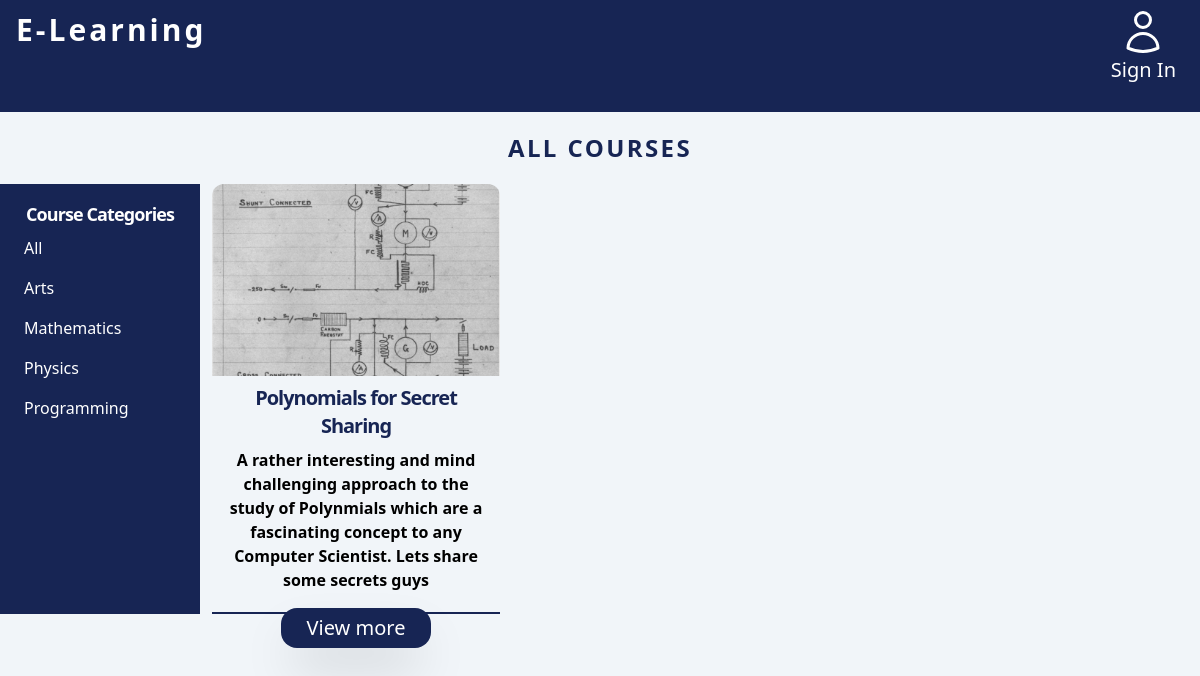
The page /learn/ on the database its author committed.
### courses/models.py (models this page shows, shortened)
class Subject(models.Model):
    title = models.CharField(max_length=200)
    slug = models.SlugField(max_length=200, unique=True)
    class Meta:
        ordering = ['title']

class Course(models.Model):
    owner = models.ForeignKey(User,
                            related_name='courses_created',
                            on_delete=models.CASCADE)
    subject = models.ForeignKey(Subject,
                                related_name='courses',
                                on_delete=models.CASCADE)
    students = models.ManyToManyField(User, related_name='courses_joined', blank=True)
    title = models.CharField(max_length=200)
    slug = models.SlugField(max_length=200, unique=True)
    overview = models.TextField()
    created = models.DateTimeField(auto_now_add=True)
    image = models.FileField(upload_to='images', default='default.jpeg')
    class Meta:
        ordering = ['-created']

### courses/views.py (the view)
# urls.py: path('learn/', homepage, name='course_list'),
def homepage(request):
    courses = Course.objects.all()
    subjects = Subject.objects.all()
    return render(request=request, template_name='courses/course/list.html', context={'courses':courses, 'subjects':subjects})

### courses/templates/courses/course/list.html (shortened to what this page needs)
{% extends "base.html" %}
{% block content %}
  <h1>
    {% if subject %}
      <div class="text-2xl leading-10 tracking-widest uppercase w-full text-center mb-4 text-blue-950 font-extrabold">
        {{ subject.title }} COURSES
      </div>
    {% else %}
    <div class="text-2xl leading-10 tracking-widest uppercase w-full text-center mb-4 text-blue-950 font-extrabold">
      ALL COURSES
    </div>
    {% endif %}
  </h1>
  <div class="flex">
    <div class="bg-blue-950 md:w-1/6 p-4 hidden lg:block md:block">
        <p class="text-lg tracking-tighter font-bold text-white w-full text-center">Course Categories</p>
        <div class="flex flex-col">
          <a href="{% url "course_list" %}" class="text-white w-full p-2 hover:bg-blue-900" {% if not subject %}class="selected"{% endif %}>All</a>
          {% for s in subjects %}
            <a href="{% url "course_list_subject" s.slug %}" class="p-2 text-white hover:bg-blue-900" {% if subject == s %}class="selected"{% endif %}>
              {{ s.title }}
            </a>
          {% endfor %}
        </div>
    </div>
    <div class="md:grid lg:grid-cols-3 md:grid-cols-2 md:gap-4 flex flex-col items-center px-3 md:w-5/6 w-full">
      {% if courses %}
      {% for course in courses %}
      {% with subject=course.subject %}
      <div class="w-72 h-[430px] bg-slate-100 border-b-2 border-blue-950 hover:shadow-2xl mb-6 md:mb-0">
        <div class="aspect-w-3 aspect-h-2">
            <div style="background-image: url({{ course.image.url }});" class="bg-cover bg-center rounded-t-xl"></div>
        </div>
        <div class="w-full p-2 flex flex-col items-center">
            <div class="text-xl font-bold text-blue-950 tracking-tighter text-center">{{ course.title }}</div>
            <div class="font-semibold text-center mt-2">{{ course.overview }}</div>
            <a href="{% url "course_detail" course.slug %}" class="bg-blue-950 hover:bg-blue-900 w-[150px] h-10 rounded-2xl text-xl  text-white shadow-2xl flex items-center justify-center mb-4 mt-4">View more</a>
        </div>
      </div>
      {% endwith %}
      {% endfor %}
      {% else %}
        <div class="flex w-full col-span-3 items-center justify-center h-[430px]">
          <p class="text-sm md:text-xl lg:text-2xl text-blue-950 italic font-semibold">There are no courses for this category 'currently'!</p>
        </div>
      {% endif %}
    </div>
</div>
{% endblock %}

### rows shown on the page
Subject: title "Arts"
Subject: title "Mathematics"
Subject: title "Physics"
Subject: title "Programming"
Course: image (placeholder picture), title "Polynomials for Secret Sharing", overview "A rather interesting and mind challenging approach to the study of Polynmials which are a fascinating concept to any Computer Scientist. Lets share some secrets guys"
